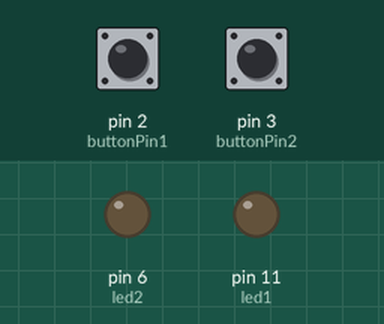
Bench run of a sketch on a simulated Arduino Leonardo, built with avr-gcc and run on an emulated ATmega32U4. On the bench: output pins drawn as LEDs (lit = HIGH). Inputs (shaded band) come from the test bench; at power-on: pin 2 (buttonPin1) HIGH, pin 3 (buttonPin2) HIGH. USB keyboard and mouse output is not drawn.

Above: at 1.4 s.
1.5 s: pin 2 (buttonPin1) pulled LOW for 1 s
Timing chart, 0 to 2.3 s (numbered marks = the images above; inputs shaded):
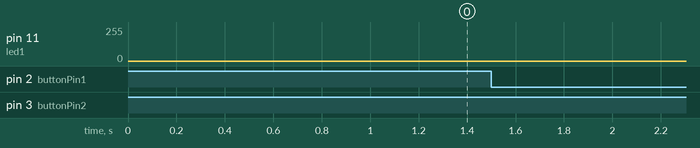

The sketch:

osu-keys-effects.ino
```cpp
#include <Keyboard.h>

// constants that won't change. used to set pin numbers:
const int buttonPin1 = 2; // left key
const int buttonPin2 = 3; // right key
const int led1 = 11;      // left led
const int led2 = 6;       // right led

// defining which key to press:
const char button1press = 's';
const char button2press = 'd';

// variables that will change:
int buttonState1 = 0;         // variable for reading the pushbutton status
int buttonState2 = 0;

int led1_brightness = 0;
int led2_brightness = 0;

int led1_dir = 1;
int led2_dir = 1;

int led1_increment = 0;
int led2_increment = 0;

void setup() {
  // initialize the button pins as inputs:
  pinMode(buttonPin1, INPUT_PULLUP);
  pinMode(buttonPin2, INPUT_PULLUP);
  // leds as output and write high/on:
  pinMode(led1, OUTPUT);
  pinMode(led2, OUTPUT);
  //digitalWrite(led1, HIGH); //PWM COMPAT
  //digitalWrite(led2, HIGH); //PWM COMPAT

  //small light show to show function
  for (int i = 0; i <= 255; i++) {
    analogWrite(led1, i);
    analogWrite(led2, i);
    //delay(1);
  }
  for (int i = 0; i <= 255; i++) {
    analogWrite(led1, 255-i);
    analogWrite(led2, 255-i);
    delay(1);
  }

  //start keyboard
  Keyboard.begin();
}

void loop(){
  // Button 1:
  buttonState1 = digitalRead(buttonPin1);
  if (buttonState1 == LOW) {
      Keyboard.press(button1press);
      led1_increment = 1;
  }
  else {
    Keyboard.release(button1press);
  }

  if(led1_increment == 1){
    if(led1_brightness == 255) led1_dir = -1;
    if(led1_brightness == 0) led1_dir = 1;
    led1_brightness += led1_dir;
    analogWrite(led1, led1_brightness);
    led1_increment = 0;
  }

  // Button 2:
  buttonState2 = digitalRead(buttonPin2);
  if (buttonState2 == LOW) {
      Keyboard.press(button2press);
      led2_increment = 1;
  }
  else {
    Keyboard.release(button2press);
  }

  if(led2_increment == 1){
    if(led2_brightness == 255) led2_dir = -1;
    if(led2_brightness == 0) led2_dir = 1;
    led2_brightness += led2_dir;
    analogWrite(led2, led2_brightness);
    led2_increment = 0;
  }
}
```
